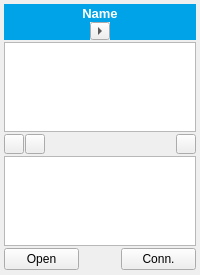
<?xml version="1.0" encoding="UTF-8"?>
<!--
#############################################################################
# Copyright (C) 2017 - 2018 VTT Technical Research Centre of Finland
#
# This file is part of Spine Toolbox.
#
# Spine Toolbox is free software: you can redistribute it and/or modify
# it under the terms of the GNU Lesser General Public License as published by
# the Free Software Foundation, either version 3 of the License, or
# (at your option) any later version.
#
# This program is distributed in the hope that it will be useful,
# but WITHOUT ANY WARRANTY; without even the implied warranty of
# MERCHANTABILITY or FITNESS FOR A PARTICULAR PURPOSE.  See the
# GNU Lesser General Public License for more details.
#
# You should have received a copy of the GNU Lesser General Public License
# along with this program.  If not, see <http://www.gnu.org/licenses/>.
#############################################################################
-->
<ui version="4.0">
 <class>Form</class>
 <widget class="QWidget" name="Form">
  <property name="windowModality">
   <enum>Qt::NonModal</enum>
  </property>
  <property name="geometry">
   <rect>
    <x>0</x>
    <y>0</y>
    <width>200</width>
    <height>275</height>
   </rect>
  </property>
  <property name="sizePolicy">
   <sizepolicy hsizetype="Minimum" vsizetype="Minimum">
    <horstretch>0</horstretch>
    <verstretch>0</verstretch>
   </sizepolicy>
  </property>
  <property name="minimumSize">
   <size>
    <width>200</width>
    <height>275</height>
   </size>
  </property>
  <property name="contextMenuPolicy">
   <enum>Qt::CustomContextMenu</enum>
  </property>
  <property name="windowTitle">
   <string>Data Store</string>
  </property>
  <property name="toolTip">
   <string/>
  </property>
  <layout class="QVBoxLayout" name="verticalLayout_3">
   <property name="spacing">
    <number>0</number>
   </property>
   <property name="leftMargin">
    <number>0</number>
   </property>
   <property name="topMargin">
    <number>0</number>
   </property>
   <property name="rightMargin">
    <number>0</number>
   </property>
   <property name="bottomMargin">
    <number>0</number>
   </property>
   <item>
    <layout class="QVBoxLayout" name="verticalLayout_2">
     <property name="spacing">
      <number>2</number>
     </property>
     <property name="leftMargin">
      <number>4</number>
     </property>
     <property name="topMargin">
      <number>4</number>
     </property>
     <property name="rightMargin">
      <number>4</number>
     </property>
     <property name="bottomMargin">
      <number>4</number>
     </property>
     <item>
      <layout class="QVBoxLayout" name="verticalLayout">
       <property name="spacing">
        <number>0</number>
       </property>
       <item>
        <widget class="QLabel" name="label_name">
         <property name="sizePolicy">
          <sizepolicy hsizetype="Preferred" vsizetype="Minimum">
           <horstretch>0</horstretch>
           <verstretch>0</verstretch>
          </sizepolicy>
         </property>
         <property name="minimumSize">
          <size>
           <width>0</width>
           <height>18</height>
          </size>
         </property>
         <property name="maximumSize">
          <size>
           <width>16777215</width>
           <height>18</height>
          </size>
         </property>
         <property name="font">
          <font>
           <pointsize>10</pointsize>
           <weight>75</weight>
           <bold>true</bold>
          </font>
         </property>
         <property name="styleSheet">
          <string notr="true">background-color: rgb(0,162, 232);
color: rgb(255, 255, 255);</string>
         </property>
         <property name="text">
          <string>Name</string>
         </property>
         <property name="alignment">
          <set>Qt::AlignCenter</set>
         </property>
         <property name="wordWrap">
          <bool>true</bool>
         </property>
        </widget>
       </item>
       <item>
        <layout class="QHBoxLayout" name="horizontalLayout_3">
         <property name="spacing">
          <number>0</number>
         </property>
         <item>
          <widget class="QLabel" name="label_name_2">
           <property name="sizePolicy">
            <sizepolicy hsizetype="Preferred" vsizetype="Fixed">
             <horstretch>0</horstretch>
             <verstretch>0</verstretch>
            </sizepolicy>
           </property>
           <property name="minimumSize">
            <size>
             <width>0</width>
             <height>18</height>
            </size>
           </property>
           <property name="maximumSize">
            <size>
             <width>16777215</width>
             <height>18</height>
            </size>
           </property>
           <property name="font">
            <font>
             <pointsize>10</pointsize>
             <weight>75</weight>
             <bold>true</bold>
            </font>
           </property>
           <property name="styleSheet">
            <string notr="true">background-color: rgb(0,162, 232);
color: rgb(255, 255, 255);</string>
           </property>
           <property name="text">
            <string/>
           </property>
           <property name="alignment">
            <set>Qt::AlignCenter</set>
           </property>
           <property name="wordWrap">
            <bool>true</bool>
           </property>
          </widget>
         </item>
         <item>
          <widget class="QToolButton" name="toolButton_connector">
           <property name="minimumSize">
            <size>
             <width>0</width>
             <height>1</height>
            </size>
           </property>
           <property name="toolTip">
            <string>Draw connections from/to here.</string>
           </property>
           <property name="text">
            <string>...</string>
           </property>
           <property name="iconSize">
            <size>
             <width>12</width>
             <height>12</height>
            </size>
           </property>
           <property name="arrowType">
            <enum>Qt::RightArrow</enum>
           </property>
          </widget>
         </item>
         <item>
          <widget class="QLabel" name="label_name_3">
           <property name="sizePolicy">
            <sizepolicy hsizetype="Preferred" vsizetype="Fixed">
             <horstretch>0</horstretch>
             <verstretch>0</verstretch>
            </sizepolicy>
           </property>
           <property name="minimumSize">
            <size>
             <width>0</width>
             <height>12</height>
            </size>
           </property>
           <property name="maximumSize">
            <size>
             <width>16777215</width>
             <height>18</height>
            </size>
           </property>
           <property name="font">
            <font>
             <pointsize>10</pointsize>
             <weight>75</weight>
             <bold>true</bold>
            </font>
           </property>
           <property name="styleSheet">
            <string notr="true">background-color: rgb(0,162, 232);
color: rgb(255, 255, 255);</string>
           </property>
           <property name="text">
            <string/>
           </property>
           <property name="alignment">
            <set>Qt::AlignCenter</set>
           </property>
           <property name="wordWrap">
            <bool>true</bool>
           </property>
          </widget>
         </item>
        </layout>
       </item>
      </layout>
     </item>
     <item>
      <widget class="QTreeView" name="treeView_references">
       <property name="sizePolicy">
        <sizepolicy hsizetype="Minimum" vsizetype="Minimum">
         <horstretch>0</horstretch>
         <verstretch>0</verstretch>
        </sizepolicy>
       </property>
       <property name="font">
        <font>
         <pointsize>8</pointsize>
        </font>
       </property>
       <property name="selectionMode">
        <enum>QAbstractItemView::ExtendedSelection</enum>
       </property>
       <property name="verticalScrollMode">
        <enum>QAbstractItemView::ScrollPerPixel</enum>
       </property>
       <property name="indentation">
        <number>5</number>
       </property>
       <property name="uniformRowHeights">
        <bool>true</bool>
       </property>
       <attribute name="headerStretchLastSection">
        <bool>true</bool>
       </attribute>
      </widget>
     </item>
     <item>
      <layout class="QHBoxLayout" name="horizontalLayout_2">
       <property name="spacing">
        <number>1</number>
       </property>
       <property name="leftMargin">
        <number>0</number>
       </property>
       <property name="rightMargin">
        <number>0</number>
       </property>
       <item>
        <widget class="QToolButton" name="toolButton_plus">
         <property name="sizePolicy">
          <sizepolicy hsizetype="Fixed" vsizetype="Fixed">
           <horstretch>0</horstretch>
           <verstretch>0</verstretch>
          </sizepolicy>
         </property>
         <property name="minimumSize">
          <size>
           <width>20</width>
           <height>20</height>
          </size>
         </property>
         <property name="maximumSize">
          <size>
           <width>20</width>
           <height>20</height>
          </size>
         </property>
         <property name="font">
          <font>
           <pointsize>10</pointsize>
           <weight>75</weight>
           <bold>true</bold>
          </font>
         </property>
         <property name="toolTip">
          <string>&lt;html&gt;&lt;head/&gt;&lt;body&gt;&lt;p&gt;Add references&lt;/p&gt;&lt;/body&gt;&lt;/html&gt;</string>
         </property>
         <property name="text">
          <string/>
         </property>
         <property name="icon">
          <iconset resource="resources/resources_icons.qrc">
           <normaloff>:/icons/plus.png</normaloff>:/icons/plus.png</iconset>
         </property>
        </widget>
       </item>
       <item>
        <widget class="QToolButton" name="toolButton_minus">
         <property name="sizePolicy">
          <sizepolicy hsizetype="Fixed" vsizetype="Fixed">
           <horstretch>0</horstretch>
           <verstretch>0</verstretch>
          </sizepolicy>
         </property>
         <property name="minimumSize">
          <size>
           <width>20</width>
           <height>20</height>
          </size>
         </property>
         <property name="maximumSize">
          <size>
           <width>20</width>
           <height>20</height>
          </size>
         </property>
         <property name="font">
          <font>
           <pointsize>10</pointsize>
           <weight>75</weight>
           <bold>true</bold>
          </font>
         </property>
         <property name="toolTip">
          <string>&lt;html&gt;&lt;head/&gt;&lt;body&gt;&lt;p&gt;Remove selected references or all if nothing is selected&lt;/p&gt;&lt;/body&gt;&lt;/html&gt;</string>
         </property>
         <property name="text">
          <string/>
         </property>
         <property name="icon">
          <iconset resource="resources/resources_icons.qrc">
           <normaloff>:/icons/minus.png</normaloff>:/icons/minus.png</iconset>
         </property>
        </widget>
       </item>
       <item>
        <spacer name="horizontalSpacer">
         <property name="orientation">
          <enum>Qt::Horizontal</enum>
         </property>
         <property name="sizeHint" stdset="0">
          <size>
           <width>40</width>
           <height>20</height>
          </size>
         </property>
        </spacer>
       </item>
       <item>
        <widget class="QToolButton" name="toolButton_add">
         <property name="maximumSize">
          <size>
           <width>20</width>
           <height>20</height>
          </size>
         </property>
         <property name="toolTip">
          <string>&lt;html&gt;&lt;head/&gt;&lt;body&gt;&lt;p&gt;Add references to project. Import data into Spine data model.&lt;/p&gt;&lt;/body&gt;&lt;/html&gt;</string>
         </property>
         <property name="text">
          <string/>
         </property>
         <property name="icon">
          <iconset resource="resources/resources_icons.qrc">
           <normaloff>:/icons/dc_add.png</normaloff>:/icons/dc_add.png</iconset>
         </property>
        </widget>
       </item>
      </layout>
     </item>
     <item>
      <widget class="QTreeView" name="treeView_data">
       <property name="sizePolicy">
        <sizepolicy hsizetype="Minimum" vsizetype="Minimum">
         <horstretch>0</horstretch>
         <verstretch>0</verstretch>
        </sizepolicy>
       </property>
       <property name="font">
        <font>
         <pointsize>8</pointsize>
        </font>
       </property>
       <property name="selectionMode">
        <enum>QAbstractItemView::ExtendedSelection</enum>
       </property>
       <property name="verticalScrollMode">
        <enum>QAbstractItemView::ScrollPerPixel</enum>
       </property>
       <property name="indentation">
        <number>5</number>
       </property>
       <property name="uniformRowHeights">
        <bool>true</bool>
       </property>
       <attribute name="headerStretchLastSection">
        <bool>true</bool>
       </attribute>
      </widget>
     </item>
     <item>
      <layout class="QHBoxLayout" name="horizontalLayout">
       <property name="spacing">
        <number>6</number>
       </property>
       <item>
        <widget class="QPushButton" name="pushButton_open">
         <property name="maximumSize">
          <size>
           <width>75</width>
           <height>23</height>
          </size>
         </property>
         <property name="toolTip">
          <string>&lt;html&gt;&lt;head/&gt;&lt;body&gt;&lt;p&gt;Open Data Connection directory in File Explorer&lt;/p&gt;&lt;/body&gt;&lt;/html&gt;</string>
         </property>
         <property name="text">
          <string>Open</string>
         </property>
        </widget>
       </item>
       <item>
        <spacer name="horizontalSpacer_2">
         <property name="orientation">
          <enum>Qt::Horizontal</enum>
         </property>
         <property name="sizeHint" stdset="0">
          <size>
           <width>40</width>
           <height>20</height>
          </size>
         </property>
        </spacer>
       </item>
       <item>
        <widget class="QPushButton" name="pushButton_connections">
         <property name="maximumSize">
          <size>
           <width>75</width>
           <height>23</height>
          </size>
         </property>
         <property name="toolTip">
          <string>&lt;html&gt;&lt;head/&gt;&lt;body&gt;&lt;p&gt;Show connections&lt;/p&gt;&lt;/body&gt;&lt;/html&gt;</string>
         </property>
         <property name="text">
          <string>Conn.</string>
         </property>
        </widget>
       </item>
      </layout>
     </item>
    </layout>
   </item>
  </layout>
  <zorder></zorder>
 </widget>
 <tabstops>
  <tabstop>treeView_references</tabstop>
  <tabstop>toolButton_plus</tabstop>
  <tabstop>toolButton_minus</tabstop>
  <tabstop>toolButton_add</tabstop>
  <tabstop>treeView_data</tabstop>
  <tabstop>pushButton_open</tabstop>
  <tabstop>pushButton_connections</tabstop>
 </tabstops>
 <resources>
  <include location="resources/resources_icons.qrc"/>
 </resources>
 <connections/>
</ui>
